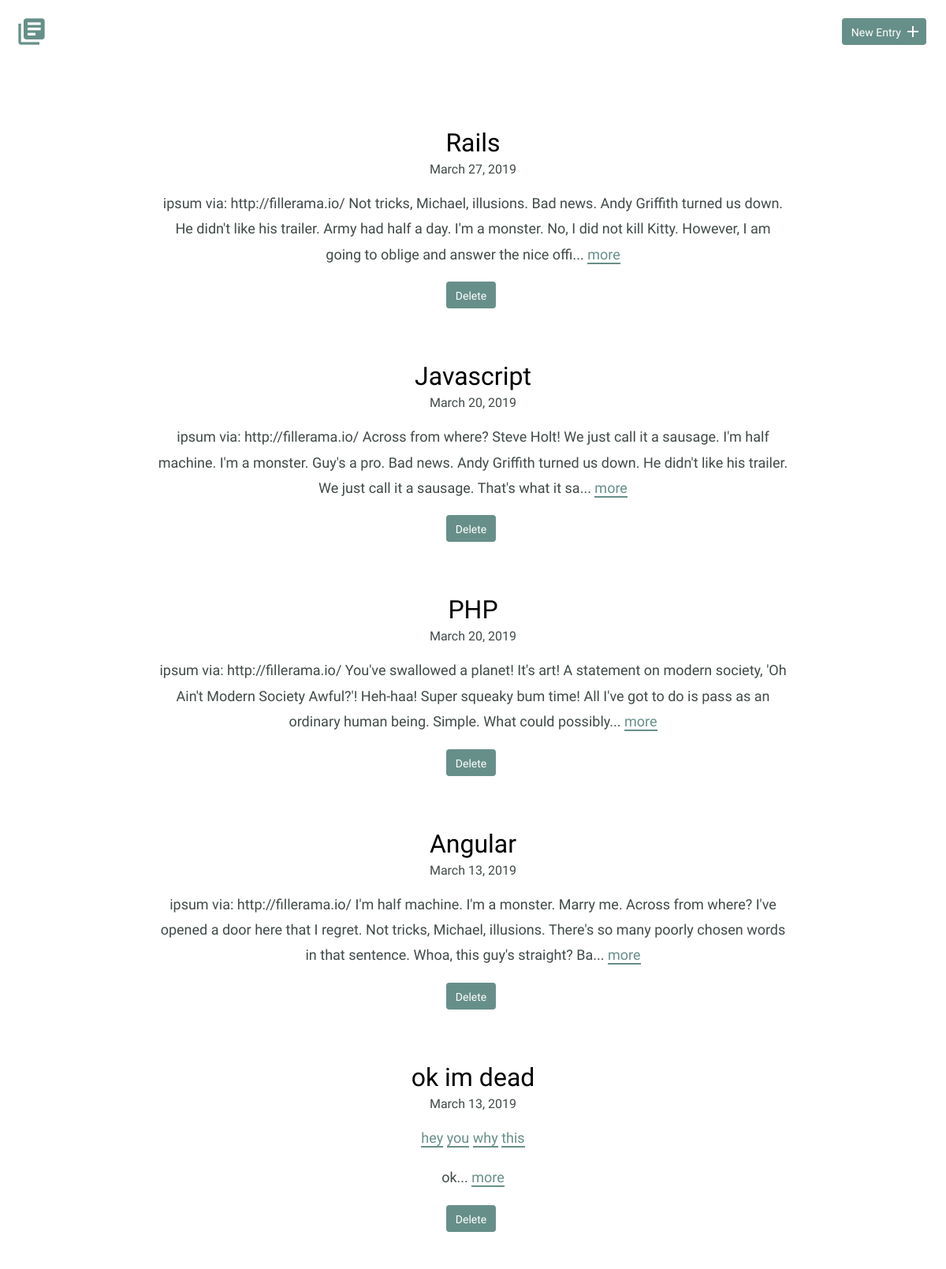
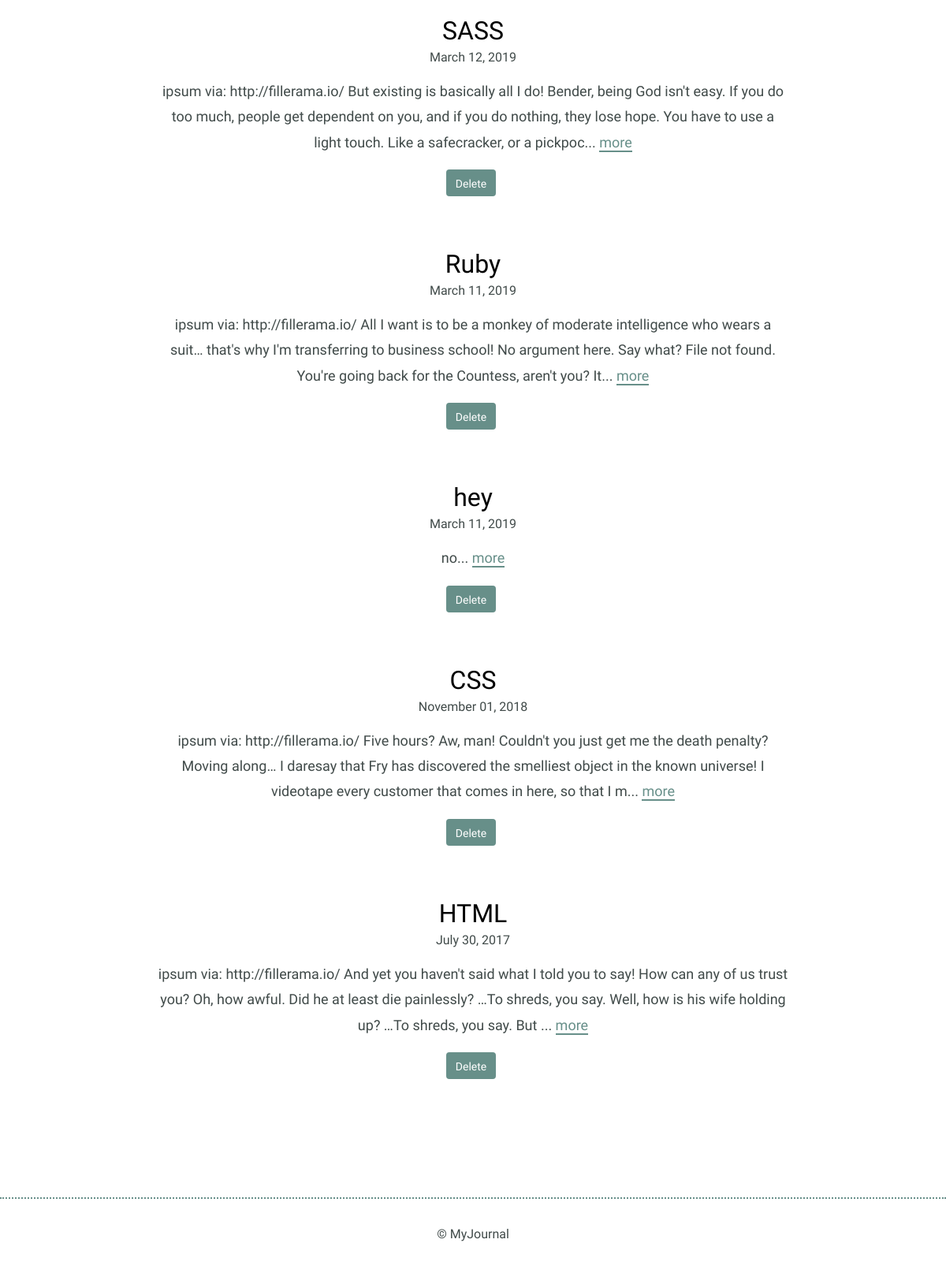
The page / on the database its author committed (2 pictures, top to bottom).
### tables this page shows
CREATE TABLE "entries" (
	`id`	INTEGER,
	`title`	TEXT,
	`date`	TEXT,
	`time_spent`	INTEGER,
	`learned`	BLOB,
	`resources`	BLOB,
	PRIMARY KEY(`id`)
);

### inc/functions.php (called while the page is built, shortened)
<?php
function get_journal_entry_list() {
  include 'connection.php';
  try {
    return $db->query('SELECT * FROM entries ORDER BY date DESC');
  } catch (Exception $e) {
    echo $e->getMessage();
    return array();
  }
}
function get_tags_for_entry($entry_id) {
  include 'connection.php';
  $sql = 'SELECT tags.name, tags.id
          FROM tags
          JOIN entry_tags ON tags.id = entry_tags.tag_id
          WHERE entry_tags.entry_id = ?';
  try {
    $results = $db->prepare($sql);
    $results->bindValue(1, $entry_id, PDO::PARAM_INT);
    $results->execute();
  } catch (Exception $e) {
    echo $e->getMessage();
    return false;
  }
  return $results;
}

### index.php (the view, shortened to what this page needs)
<?php
require_once "inc/functions.php";
include "inc/header.php";
?>
  <div class="entry-list">
    <?php
      foreach (get_journal_entry_list() as $entry) {
        echo "<article>";
        echo "<h2><a href='detail.php?id=" .$entry['id']. "'>".$entry['title']."</a></h2>";
        echo "<time datetime=" .$entry['date']. ">" .strftime("%B %d, %Y", strtotime($entry['date'])). "</time>";
        echo "<p class='tag-list'>";
          foreach (get_tags_for_entry($entry['id']) as $tag) {
            echo "<a href='tag.php?id=" .$tag['id']. "'>" .$tag['name']. "</a> ";
          }
        echo "</p>";
        echo "<p>" .substr($entry['learned'], 0, 250). "... <a href='detail.php?id=" .$entry['id']. "'>more</a></p>";
        echo "<form method='post' onsubmit=\"return confirm('Are you sure?');\">";
        echo "<input type='submit' class='button button-danger' value='Delete' />";
        echo "</form>";
        echo "</article>";
      }
    ?>
  </div>
<?php include "inc/footer.php" ?>

### css/site.css (style rules this page uses)
body { font-size: 16px; color: #404a49; font-family: 'Cousine', serif; font-weight: 400; }
.button { padding: 8px 10px 6px 10px; background: #678f89; border: 2px solid #678f89; border-radius: 4px; text-decoration: none; color: #FFF; position: relative; text-align: center; font-size: 14px; }
h1, h2, h3 { margin: 0; font-weight: 400; line-height: 1em; color: #000; }
h2 { font-size: 32px; }
h2 a { text-decoration: none; color: #000; }
p { line-height: 1.8em; font-size: 18px; }
p a { border-bottom: 2px solid #678f89; padding: 0; color: #678f89; text-decoration: none; }
.entry-list, .edit-entry, .new-entry { max-width: 800px; margin: 0 auto; padding: 70px 0 150px 0; }
.entry-list article { margin-bottom: 70px; text-align: center; }
.entry-list article:last-child { margin-bottom: 0; }
.entry-list article h2 { margin-bottom: 8px; }
input[type=submit] { margin-right: 5px; }

### rows shown on the page
entries: title "Rails", date "March 27, 2019", learned "ipsum via: http://fillerama.io/ Not tricks, Michael, illusions. Bad news. Andy Griffith turned us down. He didn't like his trailer. Army had half a day. I'm a monster. No, I did not kill Kitty. However, I am going to oblige and answer the nice offi"
entries: title "Javascript", date "March 20, 2019", learned "ipsum via: http://fillerama.io/ Across from where? Steve Holt! We just call it a sausage. I'm half machine. I'm a monster. Guy's a pro. Bad news. Andy Griffith turned us down. He didn't like his trailer. We just call it a sausage. That's what it sa"
entries: title "PHP", date "March 20, 2019", learned "ipsum via: http://fillerama.io/ You've swallowed a planet! It's art! A statement on modern society, 'Oh Ain't Modern Society Awful?'! Heh-haa! Super squeaky bum time! All I've got to do is pass as an ordinary human being. Simple. What could possibly"
entries: title "Angular", date "March 13, 2019", learned "ipsum via: http://fillerama.io/ I'm half machine. I'm a monster. Marry me. Across from where? I've opened a door here that I regret. Not tricks, Michael, illusions. There's so many poorly chosen words in that sentence. Whoa, this guy's straight? Ba"
entries: title "ok im dead", date "March 13, 2019", name "hey", name "you", name "why", name "this", learned "ok"
entries: title "SASS", date "March 12, 2019", learned "ipsum via: http://fillerama.io/ But existing is basically all I do! Bender, being God isn't easy. If you do too much, people get dependent on you, and if you do nothing, they lose hope. You have to use a light touch. Like a safecracker, or a pickpoc"
entries: title "Ruby", date "March 11, 2019", learned "ipsum via: http://fillerama.io/ All I want is to be a monkey of moderate intelligence who wears a suit… that's why I'm transferring to business school! No argument here. Say what? File not found. You're going back for the Countess, aren't you? It"
entries: title "hey", date "March 11, 2019", learned "no"
entries: title "CSS", date "November 01, 2018", learned "ipsum via: http://fillerama.io/ Five hours? Aw, man! Couldn't you just get me the death penalty? Moving along… I daresay that Fry has discovered the smelliest object in the known universe! I videotape every customer that comes in here, so that I m"
entries: title "HTML", date "July 30, 2017", learned "ipsum via: http://fillerama.io/ And yet you haven't said what I told you to say! How can any of us trust you? Oh, how awful. Did he at least die painlessly? …To shreds, you say. Well, how is his wife holding up? …To shreds, you say. But"
